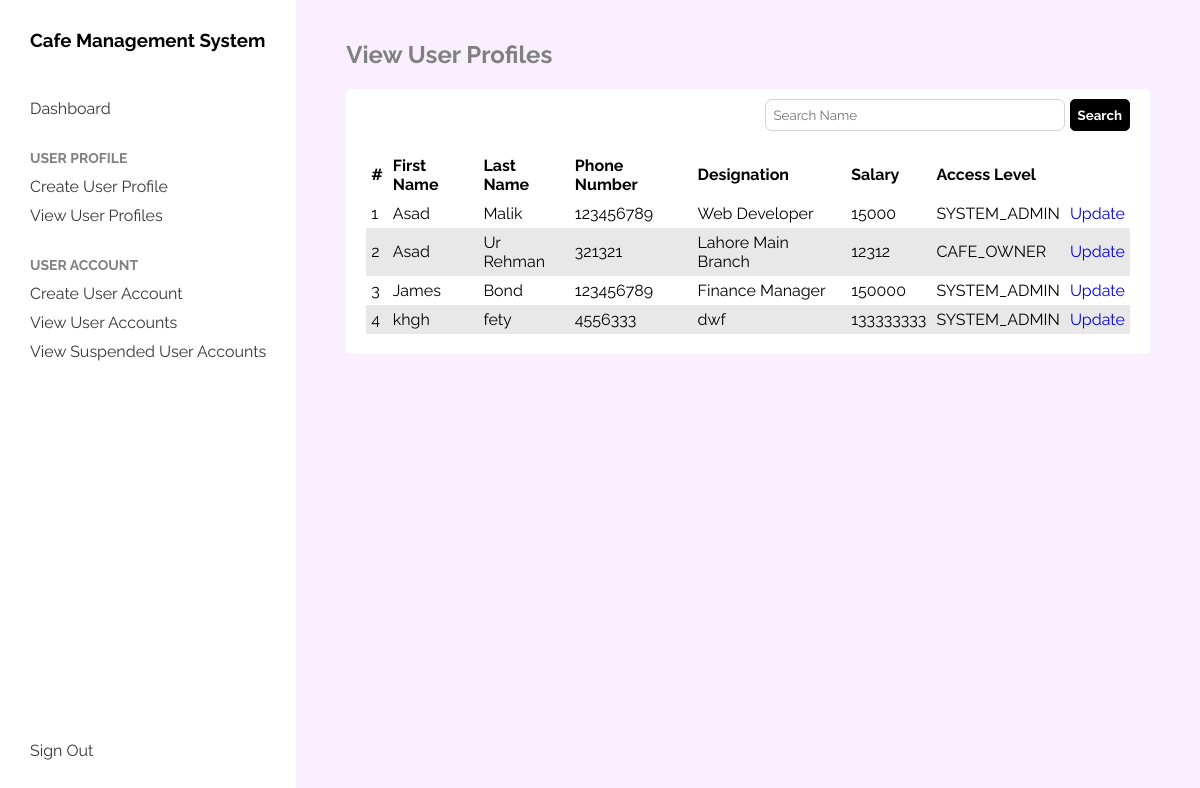
The app's page /admin/view-user-profiles (signed in) with its own data.
### application/entity/models.py (models this page shows, shortened)
class User(db.Model):
    id = db.Column(db.Integer, primary_key=True)
    first_name = db.Column(db.String(30))
    last_name = db.Column(db.String(30))
    phone_number = db.Column(db.String(20))
    designation = db.Column(db.String(20))
    salary = db.Column(db.Integer)
    email = db.Column(db.String(30), nullable=False)
    password = db.Column(db.String(50), nullable=False)
    user_type = db.Column(db.String(10), nullable=False)
    account_status = db.Column(db.String(10))

### application/boundary/system_admin.py (the view)
@admin.route("/view-user-profiles")
def view_user_profiles():
    name = request.args.get("q", None, type=str)
    usersController = UserController()
    if name:
        users = usersController.search_user(name)
    else:
        users = usersController.get_all_users(complete_profile=True)
    return render_template("system_admin/view-user-profiles.html"
                           , users=users)

### application/boundary/system_admin.py (called while the page is built)
@admin.before_request
def check_user_validity():
    if 'user_id' not in session:
        return redirect(url_for("boundary.auth.login"))
    if session['user_type'] != SYSTEM_ADMIN:
        return abort(403)

### application/control/user.py (called while the page is built)
    def get_all_users(self, complete_profile=False):
        if complete_profile:
            return self._userEntity.get_all_complete_profile_user()
        return self._userEntity.get_all_users()

### application/entity/user.py (called while the page is built)
    def get_all_complete_profile_user(self):
        return User.query.filter(User.first_name != None).all()

### application/boundary/templates/system_admin/view-user-profiles.html (shortened to what this page needs)
{% extends "./system_admin/base.html" %}
{% set title = "View User Profiles" %}
{% block content %}
    <div class="search-field">
        <form>
            <input type="text" name="q" placeholder="Search Name" required>
            <input type="submit" value="Search">
        </form>
    </div>
    <div>
        <table cellspacing="0">
            <thead>
                <th>
                   #
                </th>
                <th>
                    First Name
                </th>
                <th>
                    Last Name
                </th>
                <th>
                    Phone Number
                </th>
                <th>
                    Designation
                </th>
                <th>
                    Salary
                </th>
                <th>
                    Access Level
                </th>
                <th></th>
            </thead>
            <tbody>
                {% for user in users %}
                    <tr>
                        <td>
                            {{ loop.index }}
                        </td>
                        <td>
                            {{ user.first_name }}
                        </td>
                        <td>
                            {{ user.last_name }}
                        </td>
                        <td>
                            {{ user.phone_number }}
                        </td>
                        <td>
                            {{ user.designation }}
                        </td>
                        <td>
                            {{ user.salary }}
                        </td>
                        <td>
                            {{ user.user_type }}
                        </td>
                        <td>
                            <a href="{{ url_for("boundary.admin.update_user_profile", account_id=user.id) }}">Update</a>
                        </td>
                    </tr>
                {% endfor %}
            </tbody>
        </table>
    </div>
{% endblock %}

### application/boundary/assets/base.css (style rules this page uses)
* { font-family: 'Raleway', sans-serif; box-sizing: border-box; }
body { margin: 0; }
a { text-decoration: none; }

### application/boundary/templates/system_admin/view-user-profiles.html (style rules this page uses)
table { width: 100%; text-align: left; }
td, th { margin: 0; padding: 5px; border: none; }
tr:nth-child(even) { background-color: #e8e8e8; }
.search-field { float: right; margin-bottom: 20px; }
.search-field input[type=submit] { padding: 7px; border-radius: 5px; outline: none; border: 1px solid black; background-color: black; color: white; font-weight: bold; cursor: pointer; }
.search-field input[type=text] { padding: 7px; width: 300px; border-radius: 7px; outline: none; border: 1px solid lightgrey; }

### records on screen
User: first_name "Asad", last_name "Malik", phone_number "123456789", designation "Web Developer", salary "15000", user_type "SYSTEM_ADMIN"
User: first_name "Asad", last_name "Ur Rehman", phone_number "321321", designation "Lahore Main Branch", salary "12312", user_type "CAFE_OWNER"
User: first_name "James", last_name "Bond", phone_number "123456789", designation "Finance Manager", salary "150000", user_type "SYSTEM_ADMIN"
User: first_name "khgh", last_name "fety", phone_number "4556333", designation "dwf", salary "133333333", user_type "SYSTEM_ADMIN"

### other values on screen
{{ title }} "View User Profiles"
